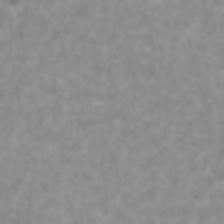
#> input picture generations/barycenters_generations/24_30/image_1.png, 224 x 224 px; its folder holds 4 pictures in this run
$ python similarity_measures.py
#> lines starting #> are read from the running program, lines starting #| are printed output that depends on the picture
import numpy as np
from skimage.metrics import structural_similarity as ssim
from PIL import Image
import os
import glob

# [7 lines of commented-out code are left out]
features_dir_raw = r"../../../generations/barycenters_generations/24_30/"


filelist_raw = sorted(glob.glob(f'{features_dir_raw}*.png'))
if len(filelist_raw) == 0:
    filelist_raw = sorted(glob.glob(f'{features_dir_raw}*.jpg'))

# We open the images and define the stack of images
res = 224
frames = []
for filename in filelist_raw:
    img = Image.open(filename).convert('L')
#> img is the input picture: PIL image 224x224 L; min 123, max 152, mean 141.1
    frames.append(img)

features = np.stack(frames, axis=0)

# Calculate PSNR function
def calculate_psnr(img1, img2, max_value=255):
    """"Calculating peak signal-to-noise ratio (PSNR) between two images."""
    mse = np.mean((np.array(img1, dtype=np.float32) - np.array(img2, dtype=np.float32)) ** 2)
    if mse == 0:
        return 100
    return 20 * np.log10(max_value / (np.sqrt(mse)))


# We define the ssim across the images in sequence
ssim_across = []
psnr_across = []
for i in range(len(features) - 1):
    fixed_image = np.reshape(features[i], (res, res, 1))
    next_image  = np.reshape(features[i+1], (res, res, 1))
    ssim_skimg = ssim(fixed_image, next_image, channel_axis=-1, data_range=255)
    psnr_skimg = calculate_psnr(fixed_image, next_image)
    ssim_across.append(ssim_skimg)
    psnr_across.append(psnr_skimg)
#> this loop made 3 passes
#> pass 3, `next_image  = np.reshape(features[i+1], (res, res, 1))`:
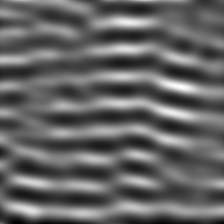
#> next_image: shape (224, 224, 1); min 0, max 255, mean 100.6

print(f"Average SSIM in the raw data: {round(np.mean(ssim_across), 4)}")
print(f"Average PSNR in the raw data: {round(np.mean(psnr_across), 4)}")
